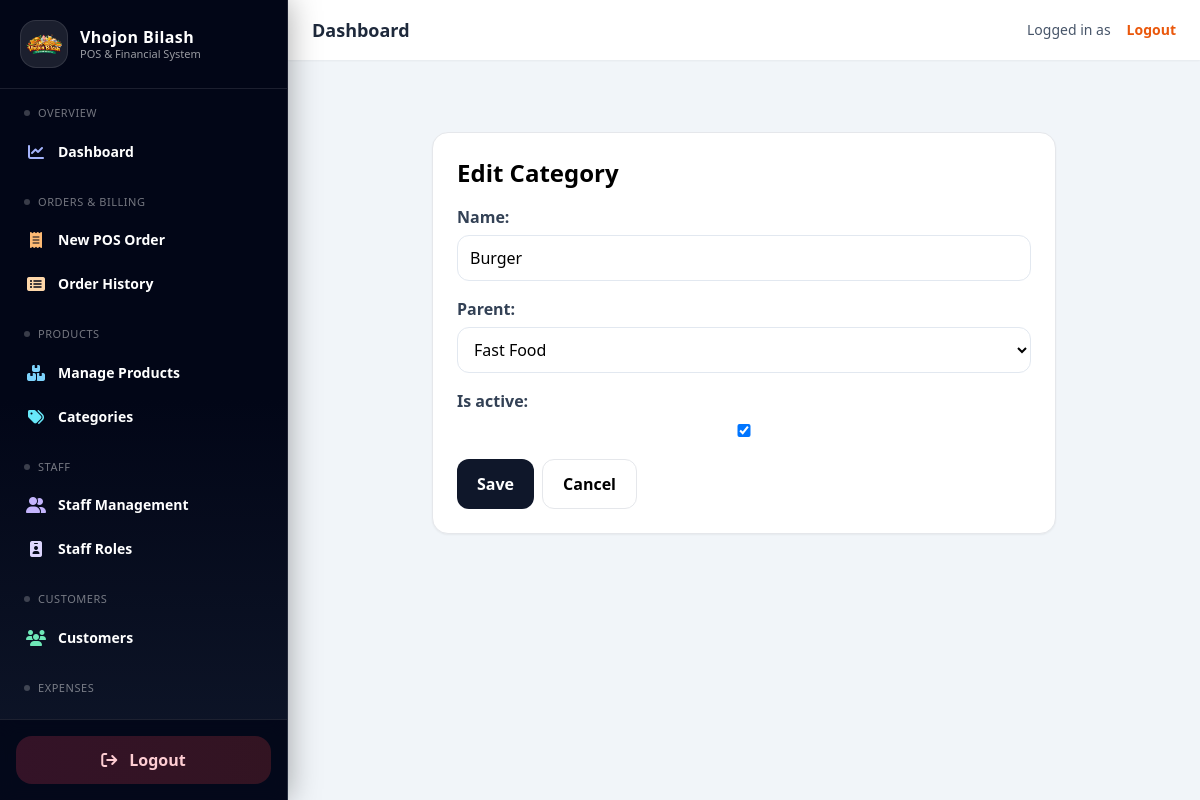
Before: /catalog/categories/2/edit/ with the older database file.
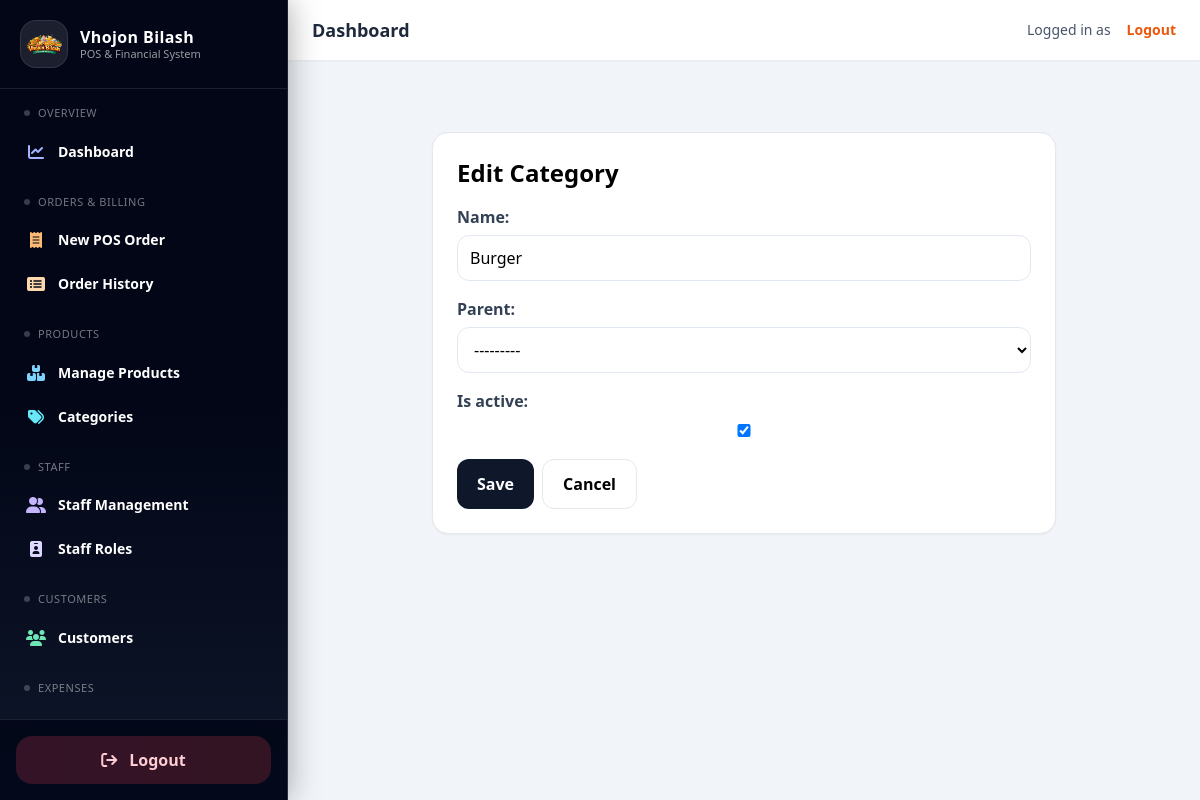
After: the same page with the newer database file.
### catalog/models.py (models this page shows)
class TimeStampedModel(models.Model):
    created_at = models.DateTimeField(default=timezone.now, editable=False)
    updated_at = models.DateTimeField(auto_now=True)
    class Meta:
        abstract = True

class Category(TimeStampedModel):
    name = models.CharField(max_length=150)
    parent = models.ForeignKey(
        "self",
        on_delete=models.SET_NULL,
        null=True,
        blank=True,
        related_name="children"
    )
    is_active = models.BooleanField(default=True)
    def __str__(self):
        return self.name

### catalog/views.py (the view)
@require_http_methods(["GET", "POST"])
def category_update(request, pk):
    category = get_object_or_404(Category, pk=pk)
    if request.method == "POST":
        form = CategoryForm(request.POST, instance=category)
        if form.is_valid():
            form.save()
            messages.success(request, "✅ Category updated successfully.")
            return redirect("catalog:category_list")
        messages.error(request, "❌ Please fix the errors below.")
    else:
        form = CategoryForm(instance=category)
    return render(
        request,
        "products/category_form.html",
        {"form": form, "object": category},
    )

### catalog/forms.py
class CategoryForm(forms.ModelForm):
    class Meta:
        model = Category
        fields = ["name", "parent", "is_active"]
        widgets = {
            "name": forms.TextInput(attrs={"placeholder": "Category name"}),
        }

### catalog/templates/products/category_form.html (shortened to what this page needs)
{% extends "base.html" %}
{% block content %}
<div class="max-w-2xl mx-auto p-6">
  <div class="bg-white p-6 rounded-2xl border shadow-sm">
    <h1 class="text-2xl font-bold mb-4">
      {% if object %}Edit Category{% else %}Create Category{% endif %}
    </h1>
    <form method="post" class="space-y-4">
      {{ form.as_p }}
      <div class="flex gap-2">
        <button class="px-5 py-3 bg-slate-900 text-white rounded-xl font-bold">
          Save
        </button>
        <a href="{% url 'catalog:category_list' %}" class="px-5 py-3 border rounded-xl font-bold">
          Cancel
        </a>
      </div>
    </form>
  </div>
</div>
{% endblock %}

Changed rows visible on the page:
changed Category "Burger": parent "Fast Food" → "---------"
